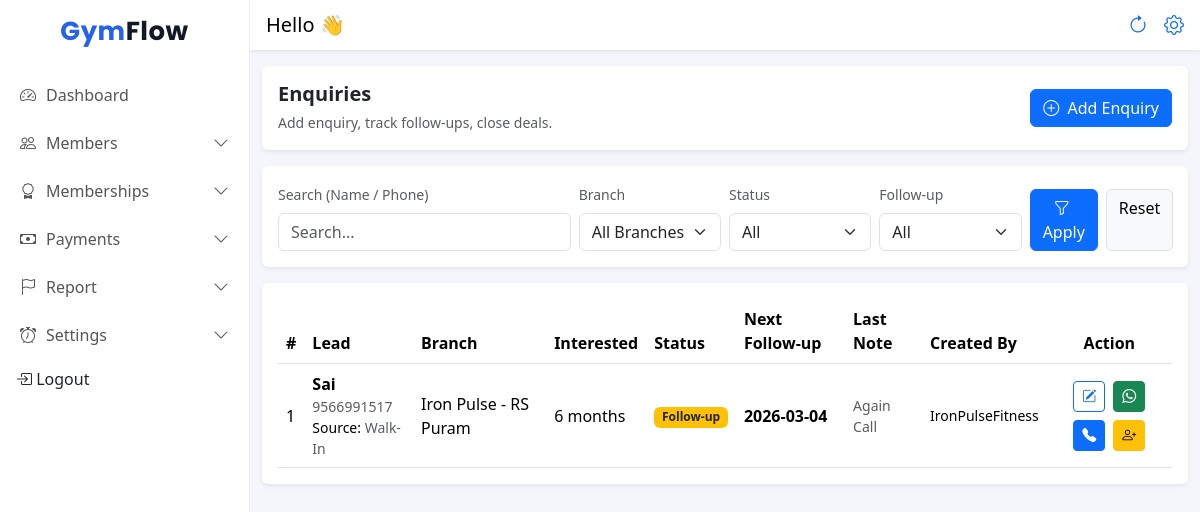
The page /enquiries/ (signed in) on the database its author committed.
### frontend/models.py (models this page shows, shortened)
class Enquiry(models.Model):
    STATUS_OPEN = "open"
    STATUS_FOLLOWUP = "followup"
    STATUS_WON = "won"
    STATUS_LOST = "lost"
    STATUS_CHOICES = (
        (STATUS_OPEN, "Open"),
        (STATUS_FOLLOWUP, "Follow-up"),
        (STATUS_WON, "Closed - Won"),
        (STATUS_LOST, "Closed - Lost"),
    )
    gym = models.ForeignKey("Gym", on_delete=models.CASCADE, related_name="enquiries")
    branch = models.ForeignKey("Branch", on_delete=models.SET_NULL, null=True, blank=True, related_name="enquiries")
    name = models.CharField(max_length=120)
    phone = models.CharField(max_length=20, db_index=True)
    source = models.CharField(max_length=80, blank=True, null=True)   # walk-in, instagram, referral...
    interested_plan = models.CharField(max_length=120, blank=True, null=True)
    note = models.TextField(blank=True, null=True)
    status = models.CharField(max_length=20, choices=STATUS_CHOICES, default=STATUS_OPEN)
    next_followup = models.DateField(blank=True, null=True)
    last_followup_note = models.CharField(max_length=200, blank=True, null=True)
    created_by = models.ForeignKey(
        settings.AUTH_USER_MODEL,
        on_delete=models.SET_NULL,
        null=True, blank=True,
        related_name="enquiries_created"
    )
    created_at = models.DateTimeField(default=timezone.now)

class Branch(models.Model):
    gym = models.ForeignKey(Gym, on_delete=models.CASCADE, related_name="branches")
    name = models.CharField(max_length=100)
    address = models.TextField(blank=True)
    phone = models.CharField(max_length=15, blank=True)
    created_at = models.DateTimeField(auto_now_add=True)
    class Meta:
        unique_together = ('gym', 'name')  # same gym can't have 2 branches with same name

### accounts/models.py (models this page shows, shortened)
class User(AbstractUser):
    ROLE_CHOICES = (
        ('ADMIN', 'Owner'),
        ('TRAINER', 'Trainer'),
    )
    gym = models.ForeignKey(Gym, on_delete=models.CASCADE, null=True, blank=True)
    role = models.CharField(max_length=10, choices=ROLE_CHOICES, default='TRAINER')
    phone = models.CharField(max_length=15, blank=True, null=True)
    branch = models.ForeignKey(Branch, on_delete=models.SET_NULL, null=True, blank=True)

### frontend/views.py (the view, shortened to what this page needs)
# urls.py: path("enquiries/", enquiry_page, name="enquiry_page"),
@login_required
def enquiry_page(request):
    gym = request.user.gym
    q = (request.GET.get("q") or "").strip()
    status = (request.GET.get("status") or "").strip()
    branch_id = (request.GET.get("branch") or "").strip()
    followup = (request.GET.get("followup") or "").strip()  # today / overdue / upcoming
    qs = (
        Enquiry.objects
        .filter(gym=gym)
        .select_related("branch", "created_by")
        .order_by("-created_at", "-id")
    )
    if q:
        qs = qs.filter(Q(name__icontains=q) | Q(phone__icontains=q))
    if status:
        qs = qs.filter(status=status)
    if branch_id:
        qs = qs.filter(branch_id=branch_id)
    today = timezone.localdate()
    if followup == "today":
        qs = qs.filter(next_followup=today).exclude(status__in=["won", "lost"])
    elif followup == "overdue":
        qs = qs.filter(next_followup__lt=today).exclude(status__in=["won", "lost"])
    elif followup == "upcoming":
        qs = qs.filter(next_followup__gt=today).exclude(status__in=["won", "lost"])
    branches = Branch.objects.filter(gym=gym).order_by("name")
    return render(request, "enquiries.html", {
        "rows": qs[:1000],
        "branches": branches,
        "filters": {
            "q": q,
            "status": status,
            "branch": branch_id,
            "followup": followup,
        },
        "status_choices": Enquiry.STATUS_CHOICES,
    })

### frontend/templates/enquiries.html (shortened to what this page needs)
{% extends "base.html" %}
{% block content %}
<div class="container-fluid mt-3">
    <div class="card shadow-sm border-0 mb-3">
        <div class="card-body d-flex flex-column flex-md-row justify-content-between align-items-md-center gap-3">
          <div>
            <h5 class="mb-1 fw-semibold">Enquiries</h5>
            <small class="text-muted">
              Add enquiry, track follow-ups, close deals.
            </small>
          </div>
          <button class="btn btn-primary"
                  data-bs-toggle="modal"
                  data-bs-target="#addEnquiryModal">
            <i class="bi bi-plus-circle me-1"></i>
            Add Enquiry
          </button>
        </div>
      </div>
  <form method="get" class="card shadow-sm border-0 mb-3">
    <div class="card-body">
      <div class="row g-2 align-items-end">
        <div class="col-12 col-md-4">
          <label class="form-label small text-muted">Search (Name / Phone)</label>
          <input type="text" name="q" class="form-control" value="{{ filters.q }}" placeholder="Search...">
        </div>
        <div class="col-12 col-md-2">
          <label class="form-label small text-muted">Branch</label>
          <select name="branch" class="form-select">
            <option value="">All Branches</option>
          </select>
        </div>
        <div class="col-12 col-md-2">
          <label class="form-label small text-muted">Status</label>
          <select name="status" class="form-select">
            <option value="">All</option>
          </select>
        </div>
        <div class="col-12 col-md-2">
          <label class="form-label small text-muted">Follow-up</label>
          <select name="followup" class="form-select">
            <option value="">All</option>
          </select>
        </div>
        <div class="col-12 col-md-2 d-flex gap-2">
          <button class="btn btn-primary w-100"><i class="bi bi-funnel me-1"></i>Apply</button>
          <a class="btn btn-light border w-100" href="{% url 'enquiry_page' %}">Reset</a>
        </div>
      </div>
    </div>
  </form>
  <div class="card shadow-sm border-0">
    <div class="card-body table-responsive">
      <table class="table table-hover align-middle">
        <thead>
          <tr>
            <th>#</th>
            <th>Lead</th>
            <th>Branch</th>
            <th>Interested</th>
            <th>Status</th>
            <th>Next Follow-up</th>
            <th>Last Note</th>
            <th>Created By</th>
            <th class="text-center">Action</th>
          </tr>
        </thead>
        <tbody>
          {% for r in rows %}
          <tr>
            <td>{{ forloop.counter }}</td>
            <td>
              <div class="fw-semibold">{{ r.name }}</div>
              <div class="text-muted small">{{ r.phone }}</div>
              {% if r.source %}<div class="small">Source: <span class="text-muted">{{ r.source }}</span></div>{% endif %}
            </td>
            <td>{{ r.branch.name|default:"-" }}</td>
            <td>{{ r.interested_plan|default:"-" }}</td>
            <td>
              {% if r.status == "open" %}
                <span class="badge bg-secondary">Open</span>
              {% elif r.status == "followup" %}
                <span class="badge bg-warning text-dark">Follow-up</span>
              {% elif r.status == "won" %}
                <span class="badge bg-success">Closed - Won</span>
              {% else %}
                <span class="badge bg-danger">Closed - Lost</span>
              {% endif %}
            </td>
            <td class="fw-semibold">{{ r.next_followup|date:"Y-m-d"|default:"-" }}</td>
            <td class="text-muted small">{{ r.last_followup_note|default:"-" }}</td>
            <td class="small">
              {% if r.created_by %}
                {{ r.created_by.first_name|default:r.created_by.username }}
              {% else %}
                -
              {% endif %}
            </td>
            <td class="text-center py-2">
                <div class="d-flex flex-wrap gap-2 justify-content-center">
                  <button
                    type="button"
                    class="btn btn-sm btn-outline-primary btn-enq-edit"
                    data-id="{{ r.id }}"
                    data-status="{{ r.status }}"
                    data-followup="{{ r.next_followup|date:'Y-m-d' }}"
                    data-note="{{ r.last_followup_note|default_if_none:''|escapejs }}"
                    title="Edit / Update Follow-up"
                  >
                    <i class="bi bi-pencil-square"></i>
                  </button>
                  <a class="btn btn-success btn-sm"
                     target="_blank"
                     href="https://wa.me/91{{ r.phone }}?text=Hello%20{{ r.name|urlencode }}%20%F0%9F%91%8B%0A%0AThis%20is%20a%20friendly%20follow-up%20from%20{{ request.user.gym.name|urlencode }}.%0ARegarding%20your%20gym%20enquiry.%0A%0ANext%20follow-up%3A%20{{ r.next_followup|date:'Y-m-d' }}%0A%0AReply%20anytime%20%F0%9F%92%AA"
                     title="WhatsApp"
                  >
                    <i class="bi bi-whatsapp"></i>
                  </a>
                  <a class="btn btn-primary btn-sm"
                     target="_blank"
                     href="tel:+91{{ r.phone }}"
                     title="Call"
                  >
                    <i class="bi bi-telephone-fill"></i>
                  </a>
                  <a class="btn btn-sm btn-warning"
                     href="{% url 'Add_members' %}?phone={{ r.phone }}&name={{ r.name|urlencode }}"
                     title="Convert to Member"
                  >
                    <i class="bi bi-person-plus"></i>
                  </a>
                </div>
              </td>
          </tr>
          {% empty %}
          <tr>
            <td colspan="9" class="text-center text-muted py-4">No enquiries found</td>
          </tr>
          {% endfor %}
        </tbody>
      </table>
    </div>
  </div>
</div>
{% endblock %}

### frontend/static/css/dashboard.css (style rules this page uses)
body { background-color: #f5f7fb; overflow-x: hidden; }
.table { margin-bottom: 0; }

### frontend/templates/base.html (style rules this page uses)
body { background: #f4f6fb; }

### rows shown on the page
Enquiry: name "Sai", phone "9566991517", source "Walk-In", branch.name "Iron Pulse - RS Puram", interested_plan "6 months", status "Follow-up", next_followup "2026-03-04", last_followup_note "Again Call", created_by.first_name "IronPulseFitness"
